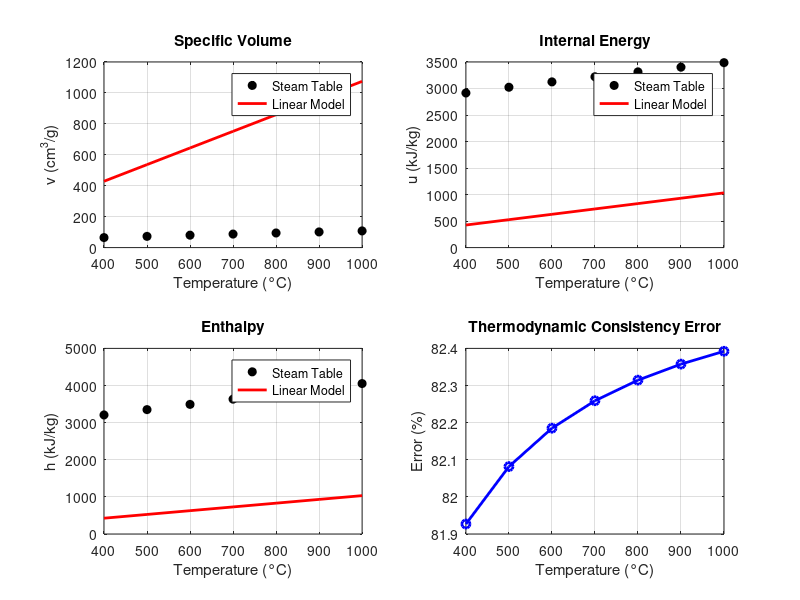

This figure's MATLAB source:
clc;
clear;
close all;

%% ============================================================
%        Thermodynamics Project
%   Uniform-Flow Process in a Rigid Tank
%% ============================================================

%% Initial Data

V  = 50;                  % Tank Volume (m^3)

v1 = 64.721/1000;         % Initial Specific Volume (m^3/kg)
u1 = 2915.8;              % Initial Internal Energy (kJ/kg)
h1 = 3207.1;              % Initial Enthalpy (kJ/kg)

%% Linearized Thermodynamic Properties

v = @(T) (1.0764*T - 1.7563)/1000;      % m^3/kg
u = @(T) 1.0108*T + 21.206;             % kJ/kg
h = @(T) 1.0126*T + 20.607;             % kJ/kg

%% Initial Mass

m1 = V/v1;

%% Energy Balance Equation

F = @(T) ...
m1*u1 ...
- (V./v(T)).*u(T) ...
- (m1 - V./v(T)).*((h1 + h(T))/2);

%% Solve Final Temperature

T2 = fzero(F,[50 3000]);

%% Final State

v2 = v(T2);
u2 = u(T2);
h2 = h(T2);

m2 = V/v2;
me = m1 - m2;

%% ============================================================
% Validation
%% ============================================================

%% Volume Check

V1_calc = m1*v1;
V2_calc = m2*v2;

ErrV1 = abs(V1_calc-V);
ErrV2 = abs(V2_calc-V);

ErrV1_percent = ErrV1/V*100;
ErrV2_percent = ErrV2/V*100;

%% Mass Balance

MassResidual = abs(m1-(m2+me));
MassError_percent = MassResidual/m1*100;

%% Energy Equation Residual

EnergyResidual = abs(F(T2));

%% Overall Numerical Error

OverallError = max([ErrV1_percent ...
                    ErrV2_percent ...
                    MassError_percent]);

%% ============================================================
% Results
%% ============================================================

fprintf('\n');
fprintf('=====================================================\n');
fprintf('                 FINAL RESULTS\n');
fprintf('=====================================================\n\n');

fprintf('Final Temperature (T2) = %.4f °C\n',T2);

fprintf('Initial Mass (m1)      = %.4f kg\n',m1);
fprintf('Final Mass (m2)        = %.4f kg\n',m2);
fprintf('Discharged Mass (me)   = %.4f kg\n\n',me);

fprintf('Final Specific Volume  = %.6f m^3/kg\n',v2);
fprintf('                       = %.3f cm^3/g\n',v2*1000);

fprintf('Final Internal Energy  = %.3f kJ/kg\n',u2);
fprintf('Final Enthalpy         = %.3f kJ/kg\n',h2);

fprintf('\n');
fprintf('=====================================================\n');
fprintf('             VALIDATION RESULTS\n');
fprintf('=====================================================\n');

fprintf('\n[1] Volume Verification\n');
fprintf('-----------------------------------------------------\n');

fprintf('Calculated Initial Volume = %.8f m^3\n',V1_calc);
fprintf('Actual Tank Volume        = %.8f m^3\n',V);
fprintf('Volume Error              = %.10f %%\n\n',ErrV1_percent);

fprintf('Calculated Final Volume   = %.8f m^3\n',V2_calc);
fprintf('Actual Tank Volume        = %.8f m^3\n',V);
fprintf('Volume Error              = %.10f %%\n',ErrV2_percent);

fprintf('\n[2] Mass Balance Verification\n');
fprintf('-----------------------------------------------------\n');

fprintf('Mass Residual             = %.12f kg\n',MassResidual);
fprintf('Mass Error                = %.12f %%\n',MassError_percent);

fprintf('\n[3] Energy Equation Verification\n');
fprintf('-----------------------------------------------------\n');

fprintf('Residual F(T2)            = %.12e\n',EnergyResidual);

fprintf('\n[4] Overall Numerical Accuracy\n');
fprintf('-----------------------------------------------------\n');

fprintf('Maximum Numerical Error   = %.10f %%\n',OverallError);

if OverallError < 0.01
    fprintf('Validation Status         = PASSED ✓\n');
else
    fprintf('Validation Status         = CHECK REQUIRED\n');
end

fprintf('=====================================================\n');
%% ============================================================
% Validation of Linearized Properties
%% ============================================================

fprintf('\n');
fprintf('=====================================================\n');
fprintf('      VALIDATION OF LINEARIZED PROPERTIES\n');
fprintf('=====================================================\n');

%% ----------- Steam Table Data (Replace with your table) -----------

T_table = [400 500 600 700 800 900 1000];

v_table = [64.721 72.640 80.182 87.430 94.436 101.237 107.860];   % cm^3/g
u_table = [2915.8 3023.4 3124.8 3221.2 3313.4 3401.8 3487.1];     % kJ/kg
h_table = [3207.1 3350.3 3492.1 3633.0 3773.3 3913.1 4052.5];     % kJ/kg

%% -------- Linear Model Values --------

v_fit = (1.0764*T_table - 1.7563);     % cm^3/g
u_fit = 1.0108*T_table + 21.206;
h_fit = 1.0126*T_table + 20.607;

%% -------- Percent Errors --------

Err_v = abs(v_fit-v_table)./v_table*100;
Err_u = abs(u_fit-u_table)./u_table*100;
Err_h = abs(h_fit-h_table)./h_table*100;

%% -------- Thermodynamic Consistency --------

P = 4500;       % kPa

h_thermo = u_fit + P*(v_fit/1000);

Err_h_thermo = abs(h_fit-h_thermo)./h_thermo*100;

%% -------- Print Results --------

fprintf('\n');
fprintf('%6s %12s %12s %12s %12s\n',...
'T(°C)','Err(v)%','Err(u)%','Err(h)%','h=u+Pv');

fprintf('---------------------------------------------------------------\n');

for i=1:length(T_table)

    fprintf('%6.0f %12.3f %12.3f %12.3f %12.3f\n',...
        T_table(i),Err_v(i),Err_u(i),Err_h(i),Err_h_thermo(i));

end

fprintf('---------------------------------------------------------------\n');

fprintf('Maximum Error in v      = %.2f %%\n',max(Err_v));
fprintf('Maximum Error in u      = %.2f %%\n',max(Err_u));
fprintf('Maximum Error in h      = %.2f %%\n',max(Err_h));
fprintf('Maximum h=u+Pv Error    = %.2f %%\n',max(Err_h_thermo));

fprintf('Average h=u+Pv Error    = %.2f %%\n',mean(Err_h_thermo));

%% -------- Plot --------

figure('Color','w');

subplot(2,2,1)
plot(T_table,v_table,'ko','MarkerFaceColor','k')
hold on
plot(T_table,v_fit,'r','LineWidth',2)
grid on
title('Specific Volume')
xlabel('Temperature (°C)')
ylabel('v (cm^3/g)')
legend('Steam Table','Linear Model')

subplot(2,2,2)
plot(T_table,u_table,'ko','MarkerFaceColor','k')
hold on
plot(T_table,u_fit,'r','LineWidth',2)
grid on
title('Internal Energy')
xlabel('Temperature (°C)')
ylabel('u (kJ/kg)')
legend('Steam Table','Linear Model')

subplot(2,2,3)
plot(T_table,h_table,'ko','MarkerFaceColor','k')
hold on
plot(T_table,h_fit,'r','LineWidth',2)
grid on
title('Enthalpy')
xlabel('Temperature (°C)')
ylabel('h (kJ/kg)')
legend('Steam Table','Linear Model')

subplot(2,2,4)
plot(T_table,Err_h_thermo,'b-o','LineWidth',2)
grid on
title('Thermodynamic Consistency Error')
xlabel('Temperature (°C)')
ylabel('Error (%)')

%% -------- Final Conclusion --------

fprintf('\n');
fprintf('=====================================================\n');
fprintf('MODEL ASSESSMENT\n');
fprintf('=====================================================\n');

if max(Err_h_thermo) > 5
    fprintf('✗ The proposed linear relations are NOT valid.\n');
    fprintf('✗ They do NOT satisfy the thermodynamic identity:\n');
    fprintf('      h = u + P*v\n');
    fprintf('✗ Therefore, the obtained results are physically unreliable.\n');
else
    fprintf('✓ The linear relations satisfy the thermodynamic identity.\n');
end

fprintf('=====================================================\n');
